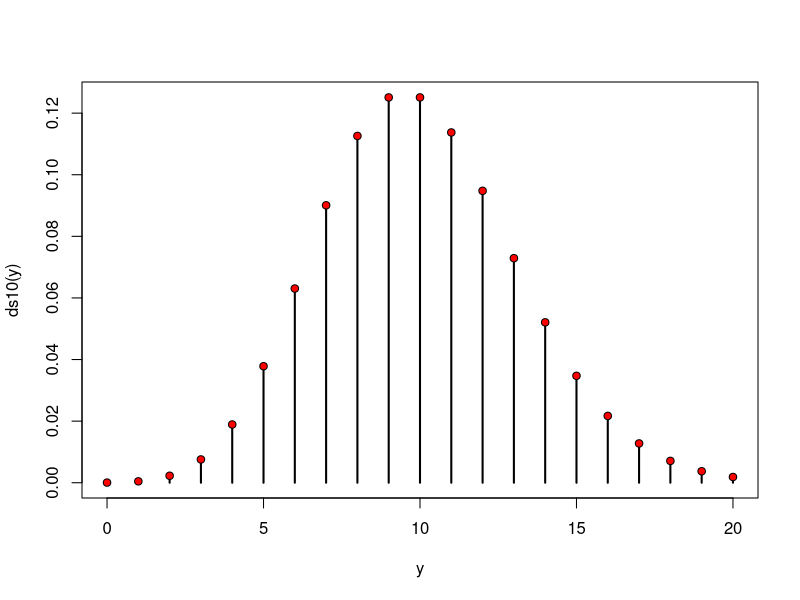
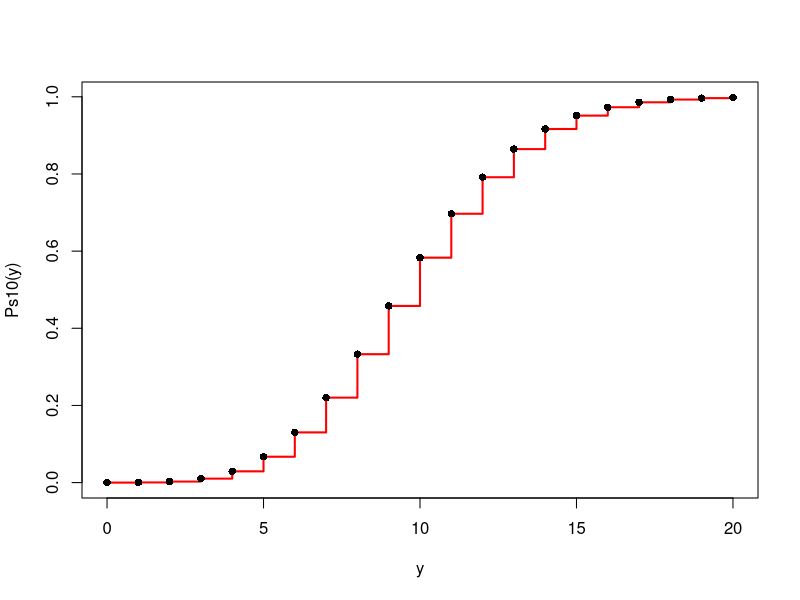
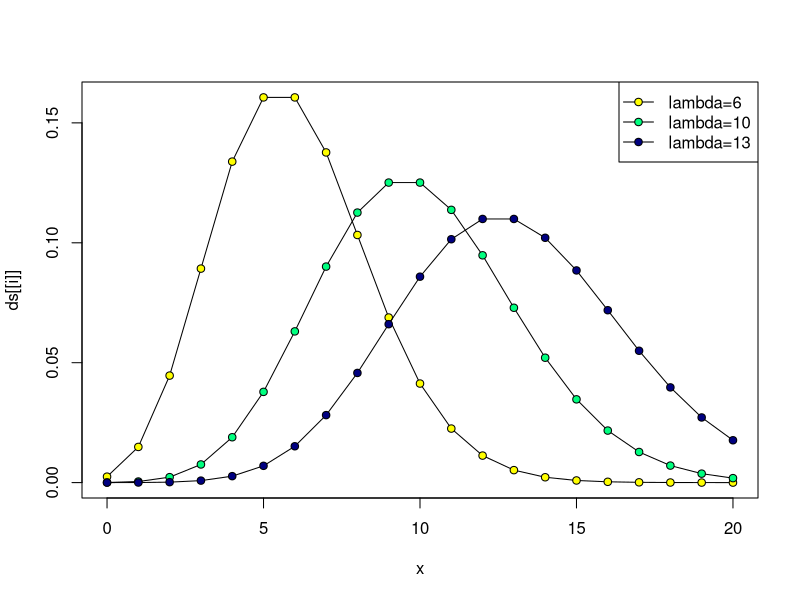
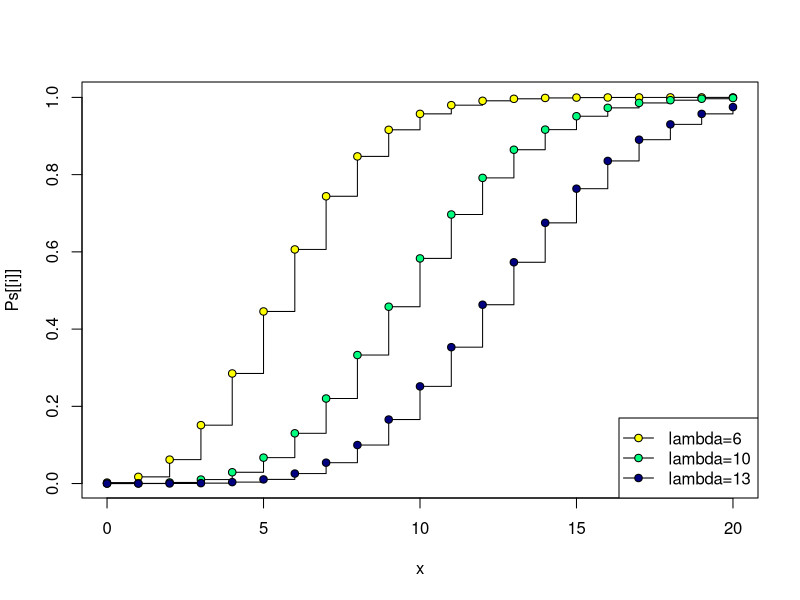

The R source for these figures, in order:
## Poisson distributions

x <- 0:20
ds10 <- dpois(x, 10)
plot(x=x, y=ds10, type="h", lwd=2, xlab="y", ylab="ds10(y)")
# Por claridad se agregan puntos al gráfico:
points(x, ds10, pch=21, bg="red")

Ps10 <- Reduce('+', ds10, accumulate=T)
plot(x, Ps10, type="s", col="red", lwd=2, xlab="y", ylab="Ps10(y)") 
points(x, Ps10, pch=16)


cc <- c("yellow", "springgreen", "navyblue")
lambdas <- c(6, 10, 13)
Ps <- as.data.frame(lapply(lambdas, function(ll) ppois(x, ll)))
ds <- as.data.frame(lapply(lambdas, function(ll) dpois(x, ll)))
names(Ps) <- lambdas
names(ds) <- lambdas
funcs <- list(plot, lines)

for (i in 1:3) {
    ff <- funcs[[1+(i!=1)]]
    ff(x,ds[[i]], type="o", pch=21,bg=cc[i])
}
legend("topright", 
       legend=paste0("lambda=",lambdas),
       lty=1, pch=21, pt.bg=cc)

for (i in 1:3) {
    ff <- funcs[[1+(i!=1)]]
    ff(x,Ps[[i]], type="s")
    points(x,Ps[[i]],pch=21,bg=cc[i])
}
legend("bottomright", 
       legend=paste0("lambda=",lambdas),
       lty=1, pch=21, pt.bg=cc)

